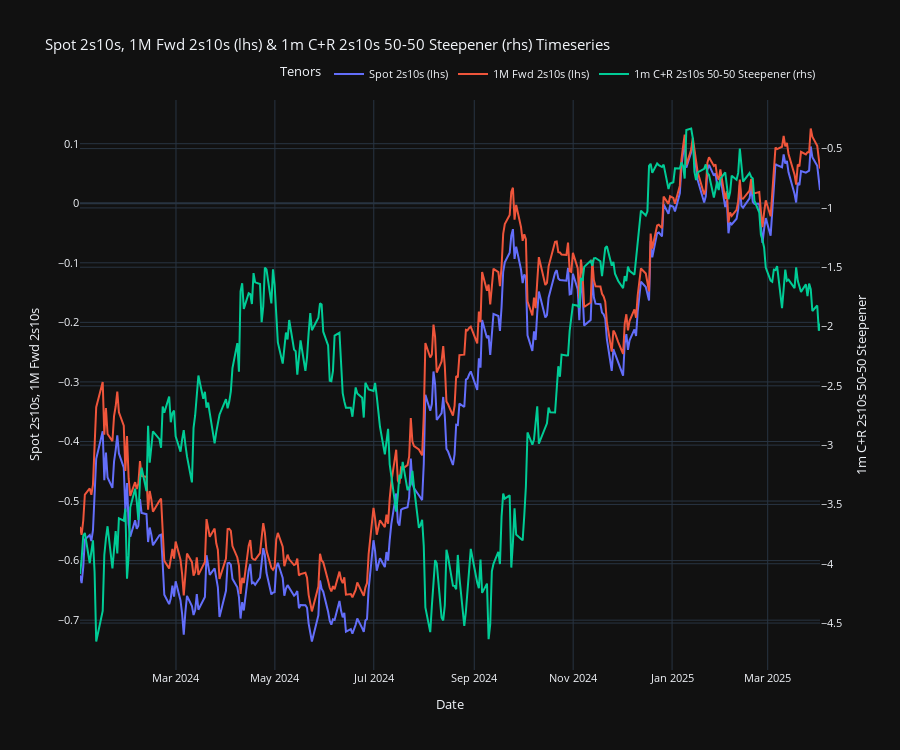
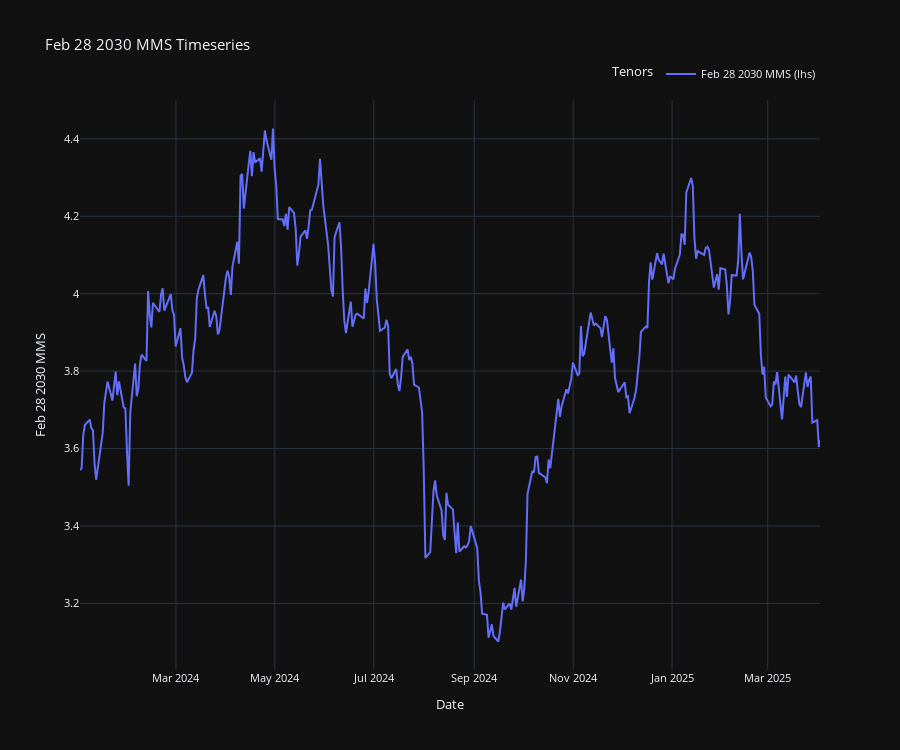

Notebook code cell kept with these figures, in order:
### Code cell
usd_ois.timeseries_df_plotter(df=usd_ois_ts_df, cols_to_plot=["Spot 2s10s", "1M Fwd 2s10s"], cols_to_plot_raxis=["1m C+R 2s10s 50-50 Steepener"], use_plotly=True)
usd_ois.timeseries_df_plotter(df=usd_ois_ts_df, cols_to_plot=["Feb 28 2030 MMS"], use_plotly=True)

### Figure 1 — Plotly figure (JSON) as saved in the notebook; plotly's stock layout.template omitted (floating-point values rounded to 4 significant figures; data arrays with more than 128 entries replaced by an {"elided": "..."} marker saying what was removed)
{"data": [{"hovertemplate": "%{x|%Y-%m-%d %H:%M:%S}<br>%{y}<extra></extra>", "mode": "lines", "name": "Spot 2s10s (lhs)", "type": "scatter", "x": {"elided": "313 str values"}, "y": {"elided": "313 float values"}, "yaxis": "y"}, {"hovertemplate": "%{x|%Y-%m-%d %H:%M:%S}<br>%{y}<extra></extra>", "mode": "lines", "name": "1M Fwd 2s10s (lhs)", "type": "scatter", "x": {"elided": "313 str values"}, "y": {"elided": "313 float values"}, "yaxis": "y"}, {"mode": "lines", "name": "1m C+R 2s10s 50-50 Steepener (rhs)", "type": "scatter", "x": {"elided": "313 str values"}, "y": {"elided": "313 float values"}, "yaxis": "y2"}], "layout": {"font": {"size": 11}, "height": 750, "legend": {"orientation": "h", "title": {"text": "Tenors"}, "x": 1, "xanchor": "right", "y": 1.02, "yanchor": "bottom"}, "newshape": {"line": {"color": "red"}}, "showlegend": true, "title": {"text": "Spot 2s10s, 1M Fwd 2s10s (lhs) & 1m C+R 2s10s 50-50 Steepener (rhs) Timeseries "}, "xaxis": {"showgrid": true, "showspikes": true, "spikecolor": "white", "spikemode": "across", "spikesnap": "cursor", "title": {"text": "Date"}}, "yaxis": {"showgrid": true, "showspikes": true, "side": "left", "spikecolor": "white", "spikesnap": "cursor", "spikethickness": 0.5, "title": {"text": "Spot 2s10s, 1M Fwd 2s10s"}}, "yaxis2": {"overlaying": "y", "showgrid": true, "showspikes": true, "side": "right", "spikecolor": "white", "spikesnap": "cursor", "spikethickness": 0.5, "title": {"text": "1m C+R 2s10s 50-50 Steepener"}}}}

### Figure 2 — Plotly figure (JSON) as saved in the notebook; plotly's stock layout.template omitted (floating-point values rounded to 4 significant figures; data arrays with more than 128 entries replaced by an {"elided": "..."} marker saying what was removed)
{"data": [{"hovertemplate": "%{x|%Y-%m-%d %H:%M:%S}<br>%{y}<extra></extra>", "mode": "lines", "name": "Feb 28 2030 MMS (lhs)", "type": "scatter", "x": {"elided": "313 str values"}, "y": {"elided": "313 float values"}, "yaxis": "y"}], "layout": {"font": {"size": 11}, "height": 750, "legend": {"orientation": "h", "title": {"text": "Tenors"}, "x": 1, "xanchor": "right", "y": 1.02, "yanchor": "bottom"}, "newshape": {"line": {"color": "red"}}, "showlegend": true, "title": {"text": "Feb 28 2030 MMS Timeseries "}, "xaxis": {"showgrid": true, "showspikes": true, "spikecolor": "white", "spikemode": "across", "spikesnap": "cursor", "title": {"text": "Date"}}, "yaxis": {"showgrid": true, "showspikes": true, "side": "left", "spikecolor": "white", "spikesnap": "cursor", "spikethickness": 0.5, "title": {"text": "Feb 28 2030 MMS"}}, "yaxis2": {"overlaying": "y", "showgrid": true, "showspikes": true, "side": "right", "spikecolor": "white", "spikesnap": "cursor", "spikethickness": 0.5, "title": {}}}}
